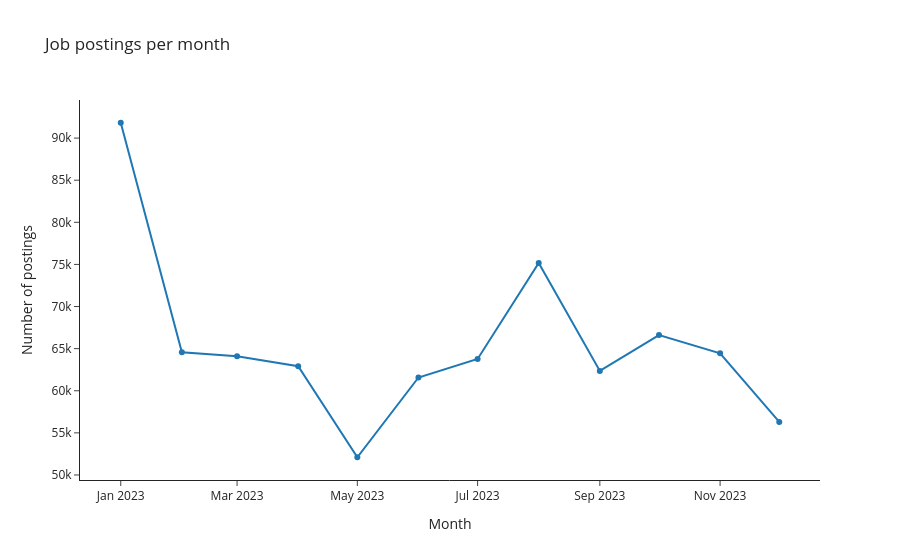

This figure's notebook cell:
### Code cell
fig = px.line(
    monthly_postings.to_pandas(),
    x="month",
    y="n",
    markers=True,
    title="Job postings per month",
    template="simple_white",
)
fig.update_layout(xaxis_title="Month", yaxis_title="Number of postings")
fig.show()

### Figure 1 — Plotly figure (JSON) as saved in the notebook; plotly's stock layout.template omitted (floating-point values rounded to 4 significant figures)
{"data": [{"hovertemplate": "month=%{x}<br>n=%{y}<extra></extra>", "legendgroup": "", "line": {"color": "#1F77B4", "dash": "solid"}, "marker": {"symbol": "circle"}, "mode": "lines+markers", "name": "", "orientation": "v", "showlegend": false, "type": "scatter", "x": ["2023-01-01T00:00:00", "2023-02-01T00:00:00", "2023-03-01T00:00:00", "2023-04-01T00:00:00", "2023-05-01T00:00:00", "2023-06-01T00:00:00", "2023-07-01T00:00:00", "2023-08-01T00:00:00", "2023-09-01T00:00:00", "2023-10-01T00:00:00", "2023-11-01T00:00:00", "2023-12-01T00:00:00"], "xaxis": "x", "y": [91822, 64578, 64084, 62919, 52104, 61572, 63777, 75162, 62359, 66611, 64450, 56302], "yaxis": "y"}], "layout": {"legend": {"tracegroupgap": 0}, "title": {"text": "Job postings per month"}, "xaxis": {"anchor": "y", "domain": [0.0, 1.0], "title": {"text": "Month"}}, "yaxis": {"anchor": "x", "domain": [0.0, 1.0], "title": {"text": "Number of postings"}}}}
